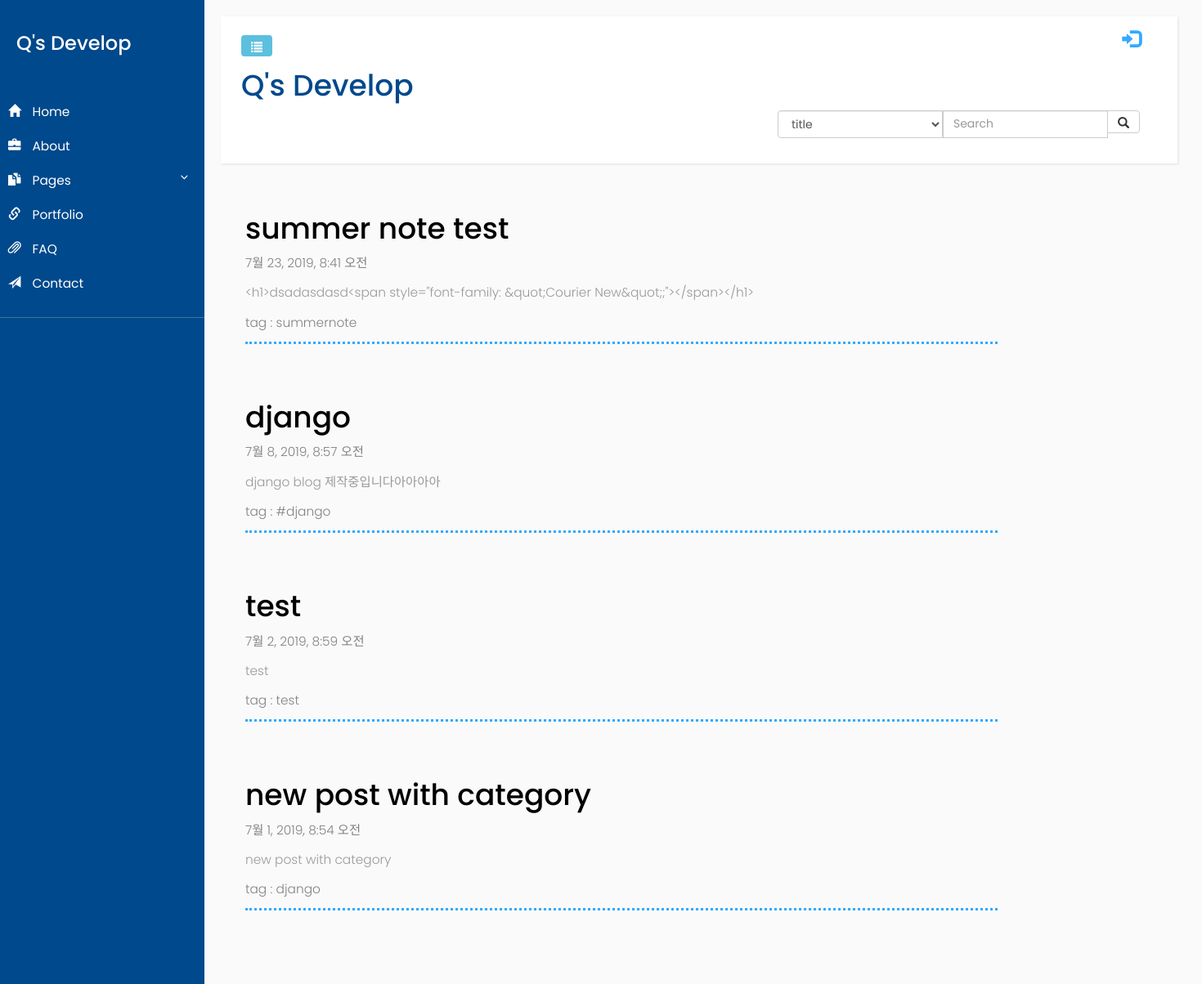
Before: / with the older database file.
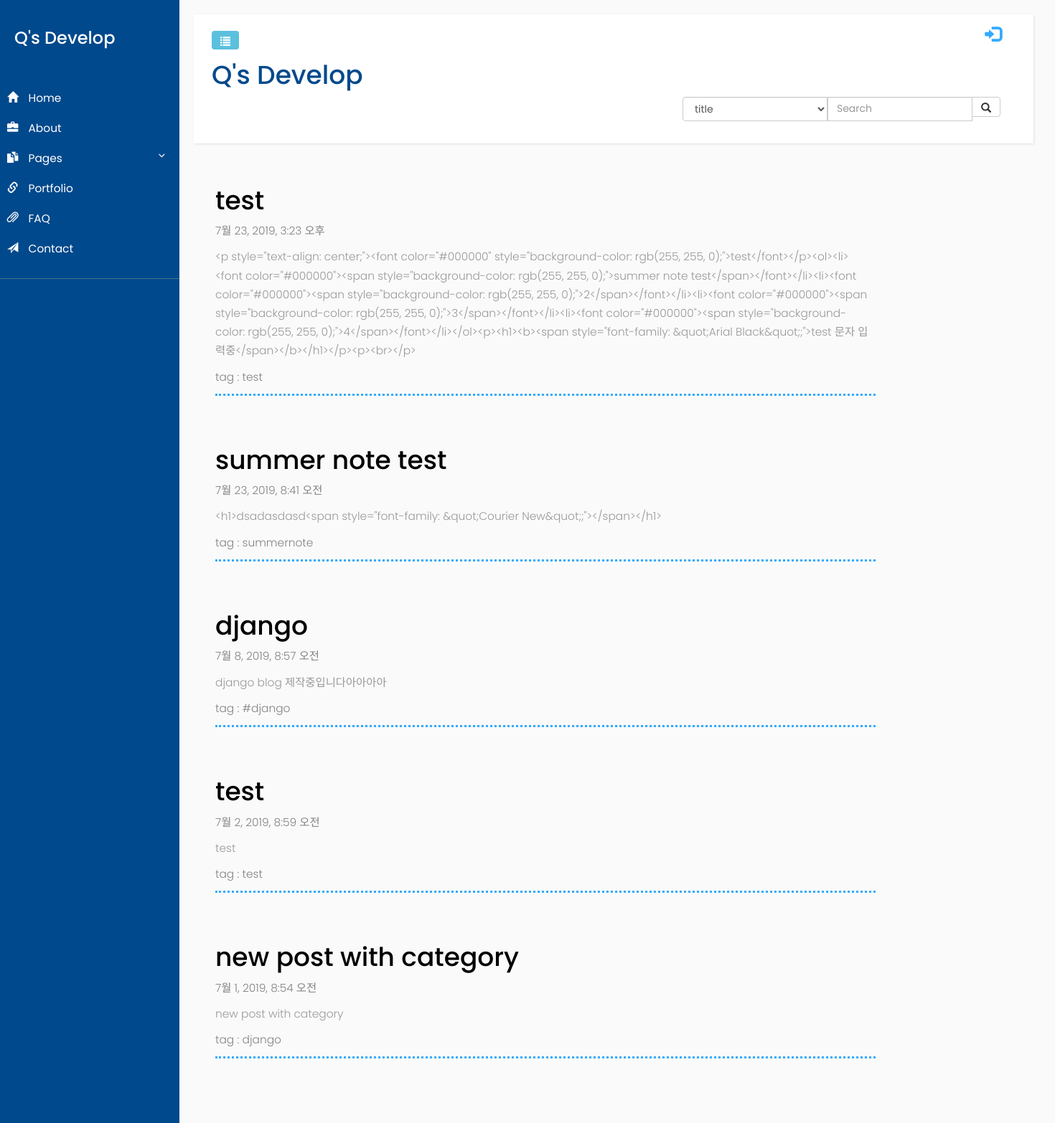
After: the same page with the newer database file.
### blog/models.py (models this page shows, shortened)
class Post(models.Model):
    author = models.ForeignKey('auth.User',on_delete=models.CASCADE,)
    title = models.CharField(max_length=200)
    text = models.TextField()
    category = models.CharField(max_length=200)
    created_date = models.DateTimeField(default = timezone.now)
    published_date = models.DateTimeField(blank = True, null=True)

### blog/views.py (the view, shortened to what this page needs)
# urls.py: path('', views.post_list, name='post_list'),
def post_list(request):
    posts = Post.objects.filter(published_date__lte = timezone.now()).order_by('-published_date')
    return render(request, 'blog/post_list.html',{'posts':posts})

### blog/templates/blog/post_list.html (shortened to what this page needs)
{% extends "blog/base.html" %}
{% load static %}
{% block content%}
<link rel="stylesheet" href="{% static 'blog/css/blog_list.css'%}">
    {% for post in posts %}
    <a class="post_link" href="{% url 'blog:post_detail' pk=post.pk %}">
        <div class ="post card-body px-lg-5 pt-0">
            <h1>{{ post.title }}</h1>
            <p id='date'>{{post.published_date}}</p>
            <p id='contents'>{{post.text|linebreaks}}</p>
            <p id='category' >tag : {{post.category}}</p>
        </div>
    </a>
    {% endfor%}
{% endblock %}

Changed rows visible on the page:
added Post: title "test", published_date "7월 23, 2019, 3:23 오후", text "<p style=\"text-align: center;\"><font color=\"#000000\" style=\"background-color: rgb(255, 255, 0);\">test</font></p><ol><li><font color=\"#000000\"><span style=\"background-color: rgb(255, 255, 0);\">summer note test</span></font></li><li><font color=\"#000000\"><span style=\"background-color: rgb(255, 255, 0);\">2</span></font></li><li><font color=\"#000000\"><span style=\"background-color: rgb(255, 255, 0);\">3</span></font></li><li><font color=\"#000000\"><span style=\"background-color: rgb(255, 255, 0);\">4</span></font></li></ol><p><h1><b><span style=\"font-family: &quot;Arial Black&quot;;\">test 문자 입력중</span></b></h1></p><p><br></p>", category "test"
